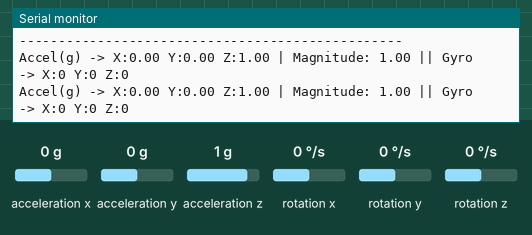
Simulated run of this sketch. Board: Arduino Uno, built with avr-gcc and run on an emulated ATmega328P. On the bench: the last lines printed to the serial monitor. Wiring (inferred from the names in the program): MPU-6050 motion sensor at I2C address 0x68. The test bench sets the inputs (shaded band); at power-on: acceleration z 1 g, rotation x 0 °/s, acceleration x 0 g, acceleration y 0 g, rotation y 0 °/s, rotation z 0 °/s.

Above: at 1.2 s.
1.3 s: acceleration z set to 0 g
At 1.48 s:
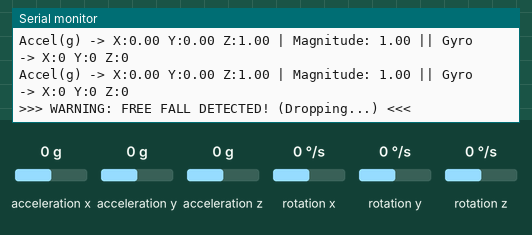
3.8 s: rotation x set to -192 °/s
At 5.1 s:
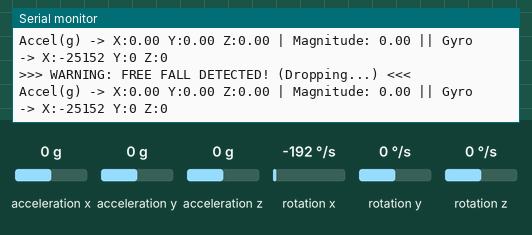
6.8 s: acceleration x set to -1.4 g
At 7.7 s:
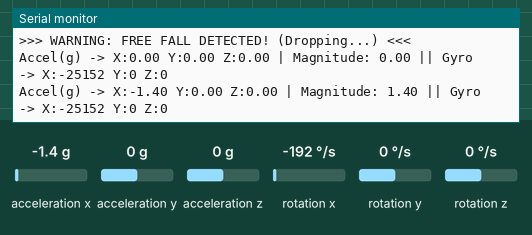
8.3 s: acceleration y set to -1.4 g
At 8.7 s:
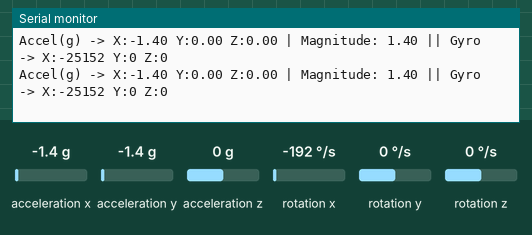
9.8 s: rotation y set to -192 °/s
At 10.3 s:
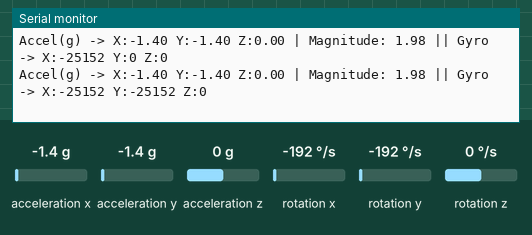
Timing chart, 0 to 12.3 s (numbered marks = the images above; inputs shaded):
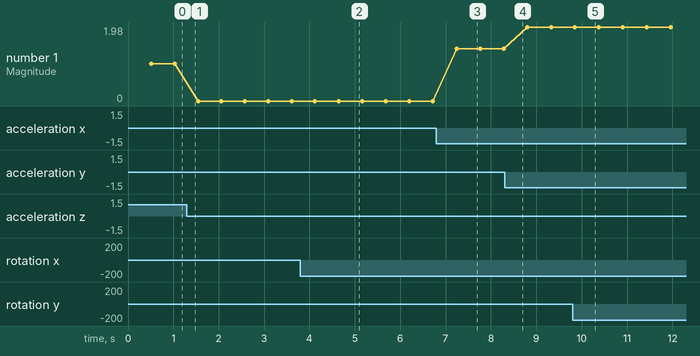

The sketch:

mpu6050_test.ino
```cpp
#include <Wire.h>
#include <math.h>

const int MPU_addr = 0x68;
int16_t AcX, AcY, AcZ, Tmp, GyX, GyY, GyZ;

boolean fallDetected = false;
unsigned long fallStartTime = 0;
boolean isConnected = false;

// Re-usable function to configure the sensor
void initMPU() {
  // Wake up the MPU-6050
  Wire.beginTransmission(MPU_addr);
  Wire.write(0x6B);
  Wire.write(0);
  Wire.endTransmission(true);

  // Set accelerometer range to +/- 4g
  Wire.beginTransmission(MPU_addr);
  Wire.write(0x1C);
  Wire.write(0x08);
  Wire.endTransmission(true);
}

// Function to test if the sensor is actually physically connected on the I2C bus
bool checkConnection() {
  Wire.beginTransmission(MPU_addr);
  return (Wire.endTransmission() == 0);
}

void setup() {
  Serial.begin(9600);
  while(!Serial);
  Wire.begin();

  Serial.println("Starting MPU6050 Smart Monitor...");
}

unsigned long lastPrint = 0;

void loop() {
  // 1. Connectivity Check
  bool currentConnection = checkConnection();

  if (!currentConnection) {
    if (millis() - lastPrint > 1000) {
       Serial.println("MPU6050 ERROR: Sensor not found! Please check SDA/SCL and Power wiring.");
       lastPrint = millis();
    }
    isConnected = false;

    // We exit the loop early here so it doesn't process phantom "0" data and trigger false falls
    return;
  }

  // 2. Auto-Recovery
  // If it was disconnected and you just plugged it in, we need to wake it back up!
  if (!isConnected) {
    initMPU();
    isConnected = true;
    Serial.println("MPU6050 Connected successfully! Monitoring started...");
    Serial.println("-------------------------------------------------");
  }

  // 3. Read the Data safely
  Wire.beginTransmission(MPU_addr);
  Wire.write(0x3B);
  Wire.endTransmission(false);
  Wire.requestFrom(MPU_addr, 14);

  if (Wire.available() >= 14) {
      AcX = Wire.read()<<8 | Wire.read();
      AcY = Wire.read()<<8 | Wire.read();
      AcZ = Wire.read()<<8 | Wire.read();
      Tmp = Wire.read()<<8 | Wire.read();
      GyX = Wire.read()<<8 | Wire.read();
      GyY = Wire.read()<<8 | Wire.read();
      GyZ = Wire.read()<<8 | Wire.read();

      float ax = AcX / 8192.0;
      float ay = AcY / 8192.0;
      float az = AcZ / 8192.0;

      float magnitude = sqrt((ax*ax) + (ay*ay) + (az*az));

      // --- FALL & SHOCK DETECTION LOGIC ---
      if (magnitude < 0.4) {
        if (!fallDetected) {
           Serial.println(">>> WARNING: FREE FALL DETECTED! (Dropping...) <<<");
           fallDetected = true;
           fallStartTime = millis();
        }
      }

      if (fallDetected) {
          if (magnitude > 2.0) {
              Serial.println("!!! MASSIVE IMPACT DETECTED !!! (Hit the ground)");
              fallDetected = false;
              delay(1000);
          } else if (millis() - fallStartTime > 1000) {
              fallDetected = false;
          }
      } else if (magnitude > 2.5) {
          Serial.println("!!! SHOCK / BUMP DETECTED !!!");
          delay(500);
      }

      if (millis() - lastPrint > 500) {
          Serial.print("Accel(g) -> X:"); Serial.print(ax, 2);
          Serial.print(" Y:"); Serial.print(ay, 2);
          Serial.print(" Z:"); Serial.print(az, 2);
          Serial.print(" | Magnitude: "); Serial.print(magnitude, 2);
          Serial.print(" || Gyro -> X:"); Serial.print(GyX);
          Serial.print(" Y:"); Serial.print(GyY);
          Serial.print(" Z:"); Serial.println(GyZ);
          lastPrint = millis();
      }
  }

  delay(10);
}
```

Measured:
- after the input at 1.3 s, the serial monitor: prints a new line at once (image 1)
- after the input at 3.8 s, the serial monitor: prints a new line after 0.32 s (image 2)
- after the input at 6.8 s, the serial monitor: prints a new line after 0.44 s (image 3)
- after the input at 9.8 s, the serial monitor: prints a new line after 0.05 s (image 5)
- plotted number 1: 0 → 1.4 after the input at 6.8 s, 1.4 → 1.98 after the input at 8.3 s
